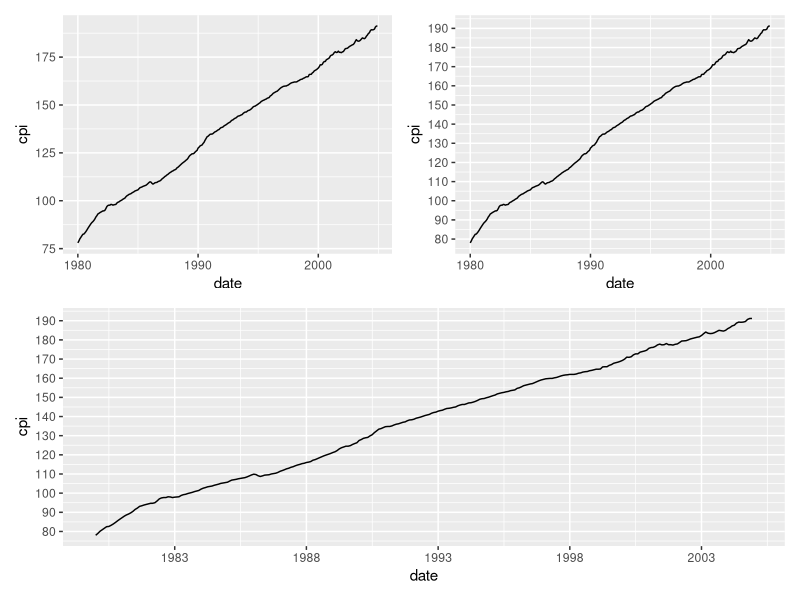
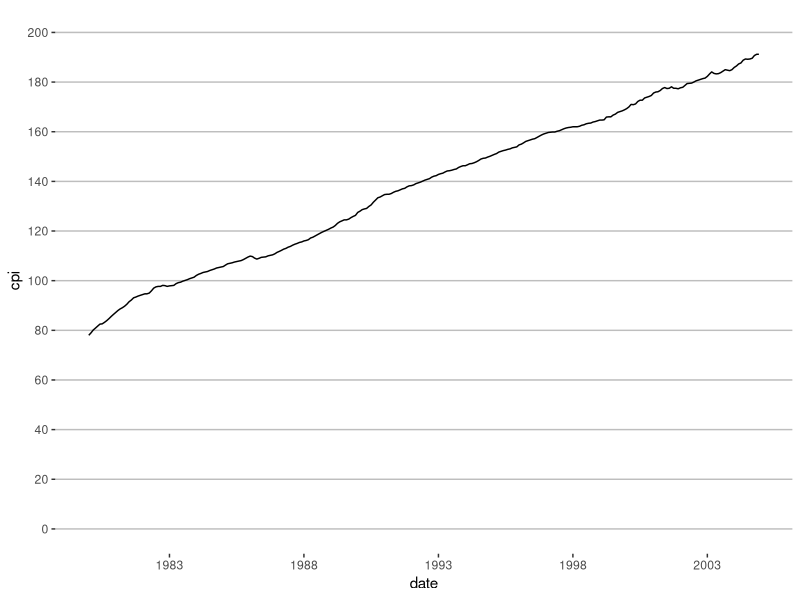

Source code (R) for these figures, in order:
## ---- chunk 1
# 라이브러리를 로딩합니다.
library(tidyverse)
library(AER)
library(patchwork)

data("USMacroSWM")


df <- data.frame(date=as.Date(as.yearmon(time(USMacroSWM))), 
                 as.matrix(USMacroSWM))


df %>% 
  filter(date >= as.Date(as.yearmon(1980, 1))) %>% 
  ggplot(aes(x = date, y = cpi)) +
  geom_line() -> p1

df %>% 
  filter(date >= as.Date(as.yearmon(1980, 1))) %>% 
  ggplot(aes(x = date, y = cpi)) +
  geom_line() +
  scale_y_continuous(breaks = seq(80,190,10)) -> p2

df %>% 
  filter(date >= as.Date(as.yearmon(1980, 1))) %>% 
  ggplot(aes(x = date, y = cpi)) +
  geom_line() +
  scale_y_continuous(breaks = seq(80,190,10)) +
  scale_x_date(breaks = '5 years', labels = scales::date_format("%Y")) -> p3




(p1 | p2) /   p3

## ---- chunk 2


df %>% 
  filter(date >= as.Date(as.yearmon(1980, 1))) %>% 
  ggplot(aes(x = date, y = cpi)) +
  geom_line() +
  scale_y_continuous(breaks = seq(0,200,20),
                     limits = c(0, 200)) +
  scale_x_date(breaks = '5 years', labels = scales::date_format("%Y")) +
  theme(
    panel.grid.major.x =  element_blank(),
    panel.grid.major.y =  element_line(size = 0.5, color = "gray"),
    panel.background   =  element_blank()
        ) -> p1
  

 p1
